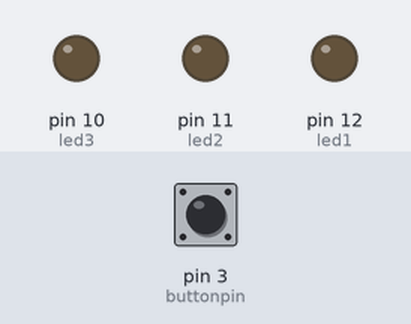
Bench run of a sketch on a simulated Arduino Uno, built with avr-gcc and run on an emulated ATmega328P. Parts: output pins drawn as LEDs (lit = HIGH). The test bench sets the inputs (shaded band); at power-on: pin 3 (buttonpin) LOW.

Above: at 1.2 s.
1.3 s: pin 3 (buttonpin) pulled HIGH for 0.15 s
At 2.6 s:
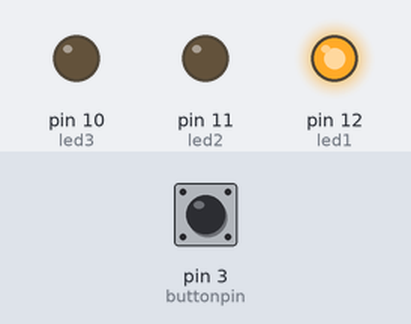
2.9 s: pin 3 (buttonpin) pulled HIGH for 1 s
At 5.3 s:
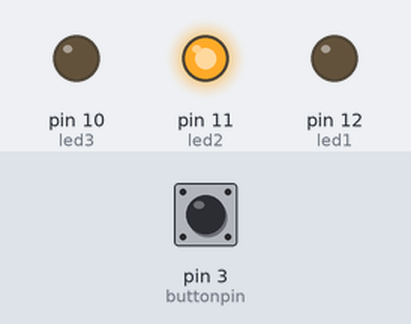
Timing chart, 0 to 6.8 s (numbered marks = the images above; inputs shaded):
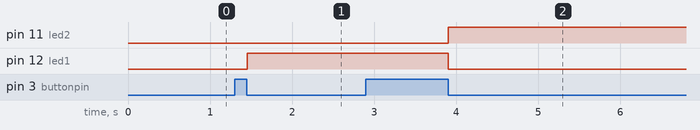

The sketch:

3_LED_PUSH_BUTTON.ino
```cpp
const int led1=12;
const int led2=11;
const int led3=10;
const int buttonpin=3;

int initial =0;
int oldstate=0;
int buttonstate=0;

void setup() {

  pinMode(led1,OUTPUT);
  pinMode(led2,OUTPUT);
  pinMode(led3,OUTPUT);
   pinMode(buttonpin,INPUT);


}

void loop() {
 buttonstate=digitalRead(buttonpin);
 if(buttonstate==HIGH) {
  delay(50);
  buttonstate=digitalRead(buttonpin);
   if(buttonstate==LOW)
   { initial = oldstate +1 ; }
 }else{
  delay(100);}
  switch (initial){
    case 1:
    digitalWrite(led1, HIGH);
    digitalWrite(led2, LOW);
    digitalWrite(led3, LOW);
   oldstate=initial;
   break;
    case 2:
    digitalWrite(led1, LOW);
    digitalWrite(led2, HIGH);
    digitalWrite(led3, LOW);
    oldstate=initial;
    break;
    case 3:
    digitalWrite(led1, LOW);
    digitalWrite(led2, HIGH);
    digitalWrite(led3, LOW);
    oldstate=initial;
    break;

    case3:
    digitalWrite(led1, LOW);
    digitalWrite(led2, LOW);
    digitalWrite(led3, HIGH);
    oldstate=initial;
    break;
    default:

    digitalWrite(led1, LOW);
    digitalWrite(led2, LOW);
    digitalWrite(led3, LOW);
    oldstate=0;
    break;

 }

}
```

Measured:
- after the input at 1.3 s, pin 12 (led1): LOW → HIGH after 0.15 s
- after the input at 2.9 s, pin 11 (led2): LOW → HIGH after 1.0 s; pin 12 (led1): HIGH → LOW after 1.0 s
